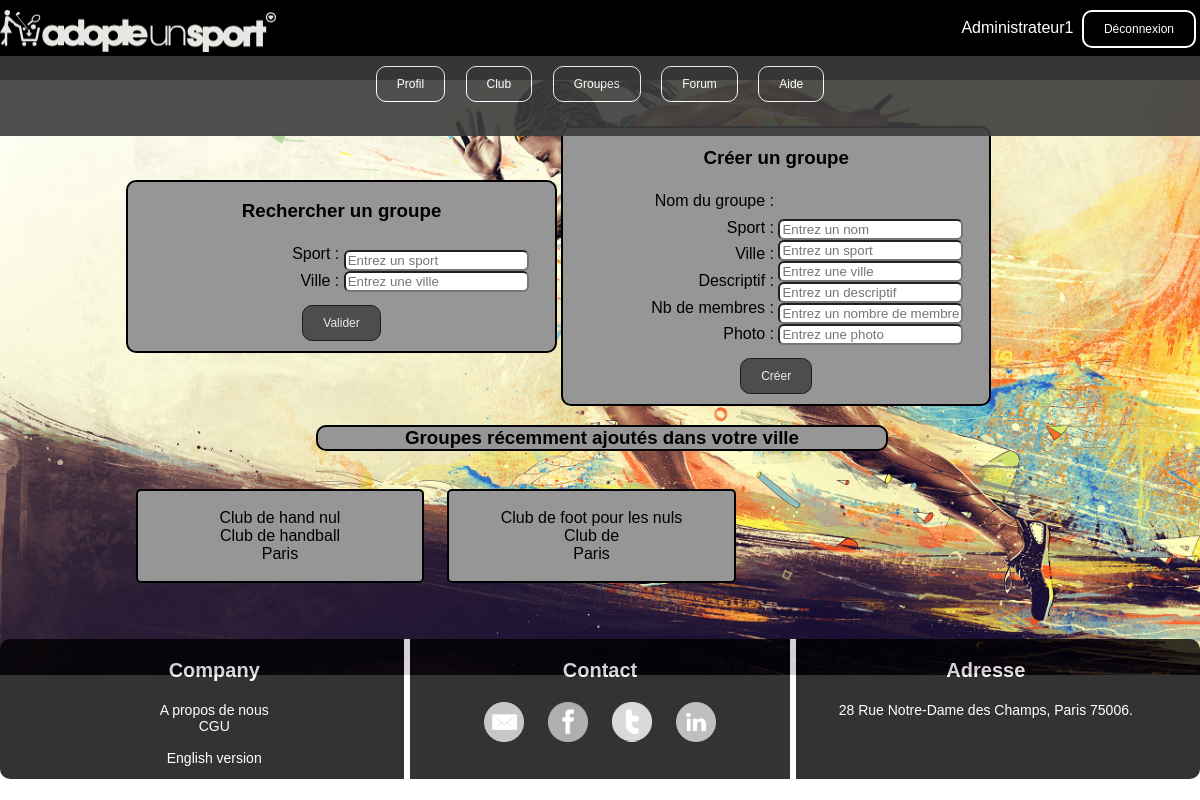
The app's page /groupes.php (signed in) with its own data.
### tables this page shows
CREATE TABLE IF NOT EXISTS `groupe` (
  `Id` int(11) NOT NULL AUTO_INCREMENT,
  `Titre` varchar(255) NOT NULL,
  `Descriptif` varchar(1000) NOT NULL,
  `Zone_geographique` varchar(255) NOT NULL,
  `Nb_max_personnes` int(11) NOT NULL,
  `Photo` varchar(255) NOT NULL,
  `Nom_sport` varchar(255) NOT NULL,
  `Pseudo_membre_createur` varchar(255) NOT NULL,
  `Date_creation` date NOT NULL,
  PRIMARY KEY (`Id`)
);

### groupes.php (the view, shortened to what this page needs)
<!DOCTYPE html>
<html>
	<head>
		<link href='assets/css/styleheaderfooter.css' rel='stylesheet' type='text/css' />
		<link href='assets/css/style.css' rel='stylesheet' type='text/css' />
	</head>
	<body>
		<header>
			<div class="container haut">
				<div class="connexion element"><a href="index.php"><img class="logosite" src="Images/adopteunsportnb.png" /></a></div>
				<div class="connexion droite element">
					<?php
						if (!isset($_SESSION['Pseudo'])) {
							?>
							<a href="inscription.php" class="button">Inscription</a>
							<a href="pageconnection.php" class="button">Connexion</a>
							<?php
						}
						else if (isset($_SESSION['Pseudo'])) {
							?>
							<a href="membre.php" class="lienpseudo"><?php echo($_SESSION['Pseudo']) ?></a>
							<a href="deconnexion.php" class="button">Déconnexion</a>
							<?php
						}
					?>
           		</div>
			</div>
			<div class="menu haut">
				<a href="membre.php" class="button2">Profil</a>
				<a href="clubs.php" class="button2">Club</a>
				<a href="groupes.php" class="button2">Groupes</a>
				<a href="forum.php" class="button2">Forum</a>
				<a href="faq.php" class="button2">Aide</a>
			</div>
		</header>
		<div class="groupe">
    		<?php
    		if (isset($_SESSION['Pseudo'])) {
				?>
				<div class="groupeformulaire">
					<form action="groupes.php" method="post">
						<h3>Rechercher un groupe</h3>
			        	<div class="partie colonnegauche">
			        		Sport :<br/>
			        		Ville :
			        	</div>
			        	<div class="partie colonnedroite">
			        		<input type="text" name="sport" placeholder="Entrez un sport" value="<?php if (isset($_POST['sport'])) echo htmlentities(trim($_POST['sport'])); ?>"/><br />
			        		<input type="text" name="ville" placeholder="Entrez une ville" value="<?php if (isset($_POST['ville'])) echo htmlentities(trim($_POST['ville'])); ?>"/><br />
			        	</div>
					    <input type="submit" name="valider" value="Valider" id="valider">
			    	</form>
    			</div>
				<div class="formulairecreergroupe">
					<form action="groupes.php" method="post">
						<h3>Créer un groupe</h3>
			        	<div class="partie colonnegauche">
			        		Nom du groupe :<br/>
			        		Sport :<br/>
			        		Ville :<br/>
			        		Descriptif :<br/>
			        		Nb de membres :<br/>
			        		Photo :
			        	</div>
			        	<div class="partie colonnedroite">
			        		<input type="text" name="nomgroupe" placeholder="Entrez un nom" value="<?php if (isset($_POST['nomgroupe'])) echo htmlentities(trim($_POST['nomgroupe'])); ?>"/><br />
			        		<input type="text" name="choixsport" placeholder="Entrez un sport" value="<?php if (isset($_POST['choixsport'])) echo htmlentities(trim($_POST['choixsport'])); ?>"/><br />
			        		<input type="text" name="choixville" placeholder="Entrez une ville" value="<?php if (isset($_POST['choixville'])) echo htmlentities(trim($_POST['choixville'])); ?>"/><br />
			        		<input type="text" name="descriptif" placeholder="Entrez un descriptif" value="<?php if (isset($_POST['descriptif'])) echo htmlentities(trim($_POST['descriptif'])); ?>"/><br />
			        		<input type="text" name="nbmembres" placeholder="Entrez un nombre de membres" value="<?php if (isset($_POST['nbmembres'])) echo htmlentities(trim($_POST['nbmembres'])); ?>"/><br />
			        		<input type="text" name="photo" placeholder="Entrez une photo" value="<?php if (isset($_POST['photo'])) echo htmlentities(trim($_POST['photo'])); ?>"/><br />
			        	</div>
					        <input type="submit" name="creer" value="Créer" id="creer">
			    	</form>
    			</div>
			<?php
			}
			?>
			<?php
			if (isset($_POST['valider']) && $_POST['valider'] == 'Valider') {
				try
					{
						$base = new PDO('mysql:host=localhost;dbname=app_info;charset=utf8', 'root', '');
					}
					catch(Exception $e)
					{
	        			die('Erreur : '.$e->getMessage());
					}
				if ( (isset($_POST['ville']) && !empty($_POST['ville'])) && (isset($_POST['sport']) && empty($_POST['sport'])) ) {
					$reponse = $base->query('SELECT Titre, Descriptif, Zone_geographique FROM groupe WHERE Zone_geographique="'.$_POST['ville'].'"');
					while ($donnees = $reponse->fetch())
					{ ?>
						<div class="groupestrouves">
						<br/><a href="pagemutablegroupe.php?Titregroupe=<?php echo $donnees['Titre']; ?>"><?php echo $donnees['Titre'] . '<br/>'; ?></a>
						<?php
						echo $donnees['Descriptif'] . '<br/>';
						echo $donnees['Zone_geographique']. '<br/>' . '<br/>';
						?>
						</div>
					<?php
					}
					$reponse->closeCursor();
				}
				else if ( (isset($_POST['sport']) && !empty($_POST['sport'])) && (isset($_POST['ville']) && empty($_POST['ville'])) ) {
					$reponse = $base->query('SELECT Titre, Descriptif, Zone_geographique FROM groupe WHERE Nom_sport="'.$_POST['sport'].'"');
					while ($donnees = $reponse->fetch())
					{ ?>
						<div class="groupestrouves">
						<br/><a href="pagemutablegroupe.php?Titregroupe=<?php echo $donnees['Titre']; ?>"><?php echo $donnees['Titre'] . '<br/>'; ?></a>
						<?php
						echo $donnees['Descriptif'] . '<br/>';
						echo $donnees['Zone_geographique']. '<br/>' . '<br/>';
						?>
						</div>
					<?php
					}
					$reponse->closeCursor();
				}
				else if ((isset($_POST['sport']) && !empty($_POST['sport'])) && (isset($_POST['ville']) && !empty($_POST['ville'])) ) {
					$reponse = $base->query('SELECT Titre, Descriptif, Zone_geographique FROM groupe WHERE Nom_sport="'.$_POST['sport'].'" AND Zone_geographique="'.$_POST['ville'].'"');
					while ($donnees = $reponse->fetch())
					{ ?>
						<div class="groupestrouves">
						<br/><a href="pagemutablegroupe.php?Titregroupe=<?php echo $donnees['Titre']; ?>"><?php echo $donnees['Titre'] . '<br/>'; ?></a>
						<?php
						echo $donnees['Descriptif'] . '<br/>';
						echo $donnees['Zone_geographique']. '<br/>' . '<br/>';
						?>
						</div>
					<?php
					}
					$reponse->closeCursor();
				}
			}
			else{
				try
					{
						$base = new PDO('mysql:host=localhost;dbname=app_info;charset=utf8', 'root', '');
					}
					catch(Exception $e)
					{
	        			die('Erreur : '.$e->getMessage());
					}
						if (isset($_SESSION['Pseudo'])) {
							?>
							<h3 class="grouperecent">Groupes récemment ajoutés dans votre ville</h3>
							<?php
							$reponse = $base->query('SELECT Titre, Descriptif, Zone_geographique FROM groupe WHERE Zone_geographique = "'.$_SESSION['Ville'].'" ORDER BY Id DESC LIMIT 0, 3');
							while ($donnees = $reponse->fetch())
							{ ?>
								<div class="groupestrouves">
								<br/><a href="pagemutablegroupe.php?Titregroupe=<?php echo $donnees['Titre']; ?>"><?php echo $donnees['Titre'] . '<br/>'; ?></a>
								<?php
								echo $donnees['Descriptif'] . '<br/>';
								echo $donnees['Zone_geographique']. '<br/>' . '<br/>';
								?>
								</div>
							<?php
							}
						}
			}
			?>
		</div>
		<footer>
			<div class="company bas">
				<h3>Company</h3>
				<a href="groupe6c.php" class="lienfootercompany">A propos de nous</a>
				<a href="cgu.php" class="lienfootercompany">CGU</a><br/>
				<a href="accueilen.php" class="lienfootercompany">English version</a>
			</div>
			<div class="espace bas">
			</div>
			<div class="contact bas">
				<h3>Contact</h3>
				<a href="mailto:tho-richard@sfr.fr" class="rsociaux mail"></a>
				<a href="https://www.facebook.com" class="rsociaux fb"></a>
				<a href="https://www.google.fr" class="rsociaux twitter"></a>
				<a href="https://www.google.fr" class="rsociaux linkedin"></a>
			</div>
			<div class="espace bas">
			</div>
			<div class="adresse bas">
				<h3>Adresse</h3>
				<p>28 Rue Notre-Dame des Champs, Paris 75006.</p>
			</div>
		</footer>
	</body>
</html>

### assets/css/styleheaderfooter.css (style rules this page uses)
.container { background-color: rgb(0,0,0); opacity: 1; border-radius: 0px; color: black; position: fixed; width:100%; height: 10%; margin-left: -8px; margin-right: -10px; margin-top: -8px; display: block; }
.menu { background-color: rgb(60,60,60); opacity: 0.9; position: fixed; margin-top: 4%; width:100%; height: 10%; margin-left: -8px; text-align: center; display: block; }
.logosite { height: 42px; width: 276px; margin-top: 10px; }
.connexion { display: inline-block; }
.droite { float: right; }
.lienpseudo { color: white; }
.button { background-color: rgb(0,0,0); border: solid white 2px; border-radius: 10px; color: white; padding: 10px 20px; text-align: center; text-decoration: none; display: inline-block; font-size: 12px; margin: 10px 4px; cursor: pointer; }
.button2 { background-color: rgb(60,60,60); border: solid white 1px; border-radius: 10px; color: white; padding: 10px 20px; text-align: center; text-decoration: none; display: inline-block; font-size: 12px; margin: 10px 8px; cursor: pointer; }
footer { position: relative; background-color: rgb(0,0,0); opacity: 0.8; color:white; text-align: center; border-radius: 10px; margin-left: -8px; margin-right: -8px; font-size: 14px; }
footer a { margin-right: 10px; margin-left: 10px; color: white; }
footer h3 { font-size: 20px; }
.bas { position: relative; display: inline-block; width: 25%; margin-left: 3%; margin-right: 3%; height: 140px; vertical-align: top; }
.espace { width: 0.5%; margin-left: 0%; margin-right: 0%; background-color: rgb(255,255,255); }
.lienfootercompany { display: block; }
.rsociaux { display: inline-block; height: 40px; width: 40px; }
.mail { background-image: url('Images/mailnb.png'); background-size: 100%; }
.fb { background-image: url('Images/fbnb1.png'); background-size: 100%; }
.twitter { background-image: url('Images/twitternb.png'); background-size: 100%; }
.linkedin { background-image: url('Images/linkedinnb.png'); background-size: 100%; }

### assets/css/style.css (style rules this page uses)
body { background-image : url('Images/course.jpeg'); background-size: 100%; background-repeat: no-repeat; background-attachment: fixed; display: block; color : black; font-family : "Verdana", cursive, sans-serif; }
a { color: black; text-decoration: none; }
input { border-radius: 6px; }
.partie { display: inline-block; width: 45%; }
.colonnegauche { text-align: right; line-height: 20pt; }
.colonnedroite { text-align: left; }
.groupe { display: inline-block; margin-top: 10%; margin-bottom: 3%; width: 80%; margin-left: 10%; margin-right: 10%; }
.groupeformulaire { text-align: center; border: solid black 2px; background-color: rgb(150,150,150); border-radius: 10px; display: inline-block; width: 45%; vertical-align: middle; }
.formulairecreergroupe { text-align: center; border: solid black 2px; background-color: rgb(150,150,150); border-radius: 10px; display: inline-block; width: 45%; vertical-align: middle; }
.groupestrouves { background-color: rgb(150,150,150); border: solid black 2px; border-radius: 5px; margin-top: 20px; margin-bottom: 20px; width: 30%; margin-left: 1%; margin-right: 1%; text-align: center; display: inline-block; }
#creer { background-color: rgb(60,60,60); border: solid black 1px; border-radius: 10px; color: white; padding: 10px 20px; text-align: center; text-decoration: none; display: inline-block; font-size: 12px; margin: 10px 8px; cursor: pointer; opacity: 0.8; }
.grouperecent { text-align: center; background-color: rgb(150,150,150); width: 60%; margin-left: 20%; margin-right: 20%; border: solid black 2px; border-radius: 10px; }
#valider { background-color: rgb(60,60,60); border: solid black 1px; border-radius: 10px; color: white; padding: 10px 20px; text-align: center; text-decoration: none; display: inline-block; font-size: 12px; margin: 10px 8px; cursor: pointer; opacity: 0.8; }

### records on screen
groupe: Titre "Club de hand nul", Descriptif "Club de handball", Zone_geographique "Paris"
groupe: Titre "Club de foot pour les nuls", Descriptif "Club de", Zone_geographique "Paris"

### other values on screen
$_SESSION['Pseudo'] "Administrateur1"
